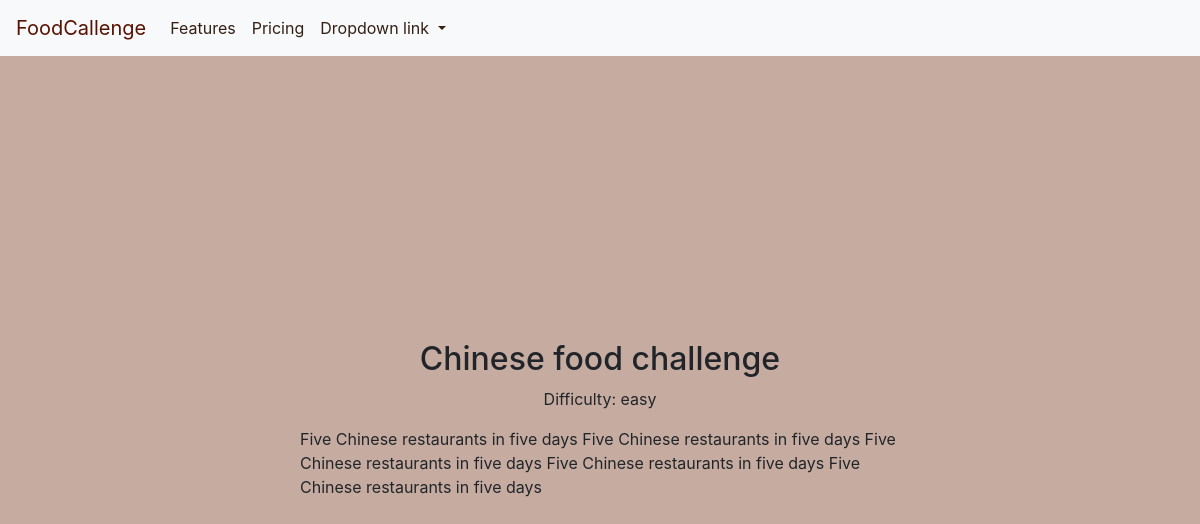
Page /select/1/ (signed in) on the committed database.
### core/models.py (models this page shows, shortened)
class Challenge(models.Model):
    name = models.CharField(max_length=200)
    summary = models.CharField(max_length=200)
    description = models.TextField()
    class Level(models.IntegerChoices):
        EASY = 1, "easy"
        MEDIUM = 2, "medium"
        HARD = 3, "hard"
        EXTREME = 4, "extreme"
    level = models.IntegerField(choices=Level.choices)

### core/views.py (the view)
# urls.py: path('select/<int:challenge_id>/', views.select, name='select'),
@login_required
def select(request, challenge_id):
    c = Challenge.objects.get(id=challenge_id)
    context = {'object': c}
    return render(request, 'core/challenge_page.html', context)

### core/templates/core/challenge_page.html
{% extends 'core/base.html' %}
{% block content %}
    <div class="challengePage">
    <div class="containers">
        <h2>{{ object.name }}</h2>
        <p>Difficulty: {{ object.get_level_display }}</p>
        <p class="description">{{ object.description }}</p>
    </div>
{% endblock %}

### core/static/css/style.css (style rules this page uses)
* { box-sizing: border-box; }
body, html { margin: 0; padding: 0; background: #c6aca0; }
.containers { min-height: calc(100vh - 57px); display: flex; justify-content: center; align-items: center; flex-direction: column; }
.description { width: 50vw; }

### rows in the picture
Challenge: name "Chinese food challenge", level "easy", description "Five Chinese restaurants in five days Five Chinese restaurants in five days Five Chinese restaurants in five days Five Chinese restaurants in five days Five Chinese restaurants in five days"
